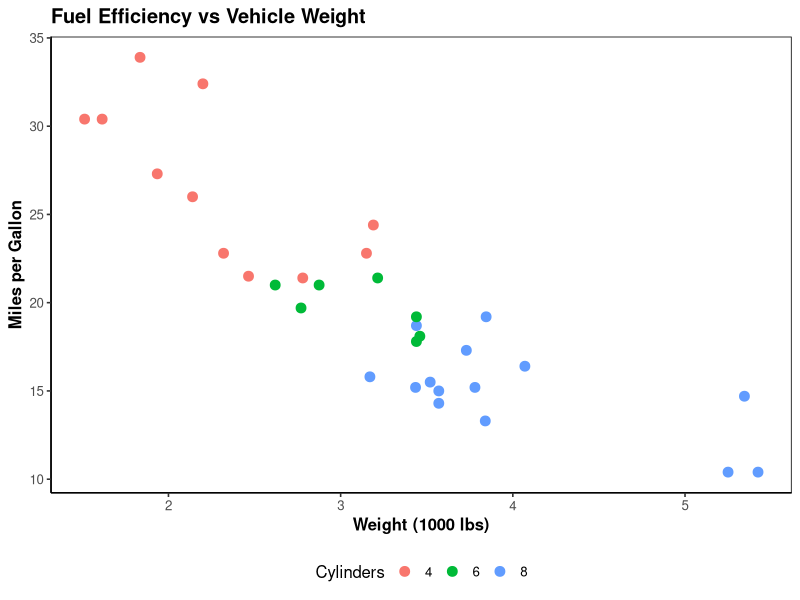
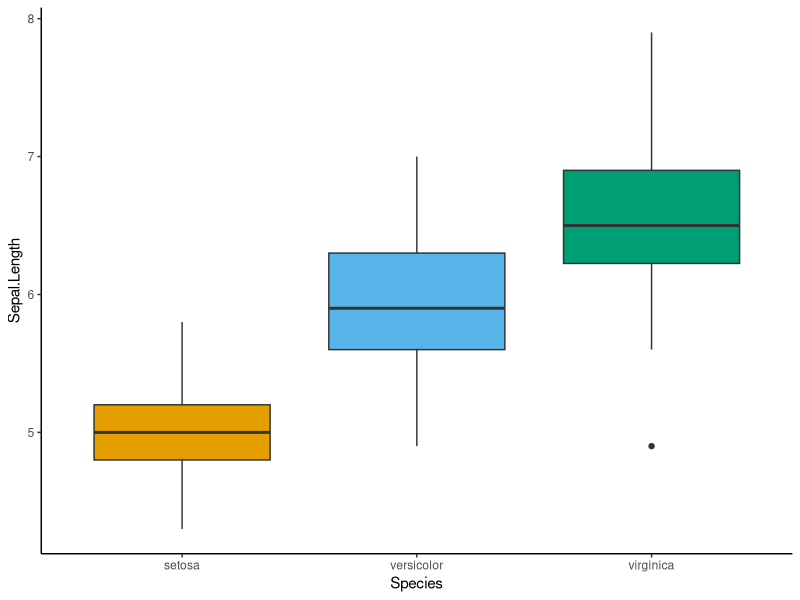
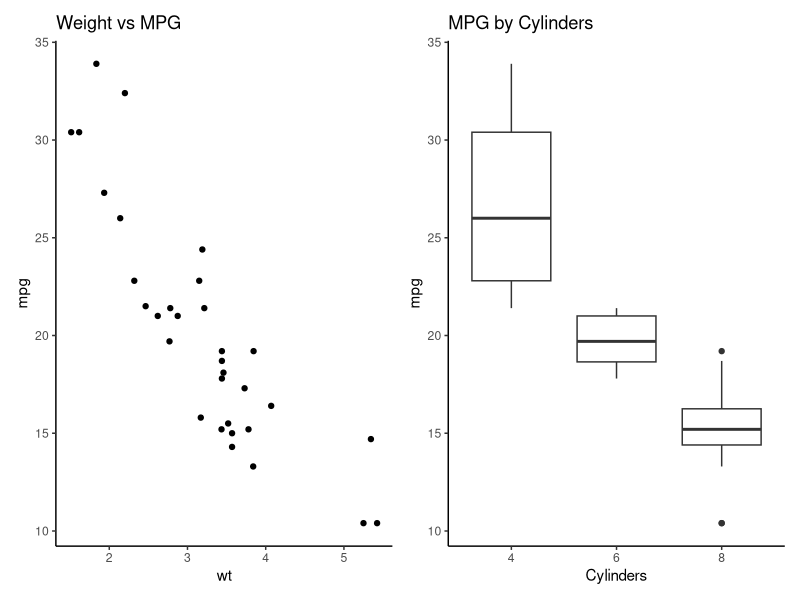
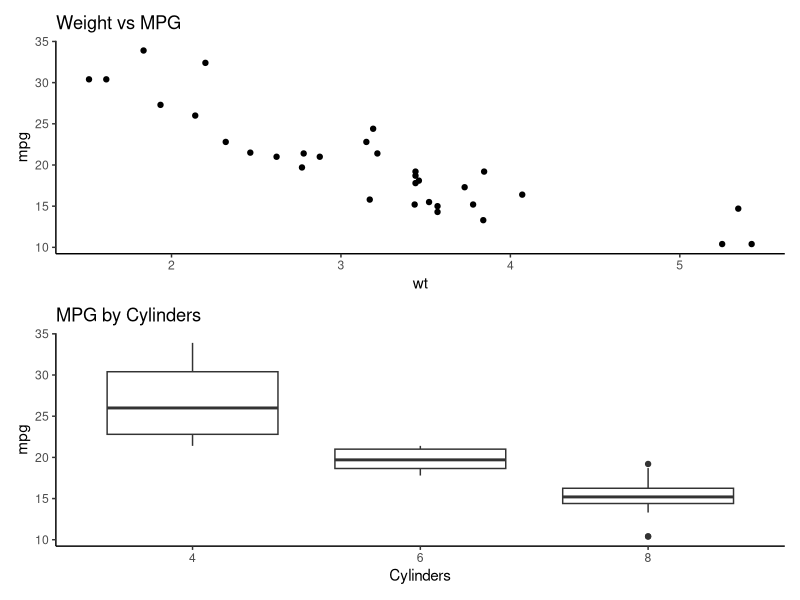
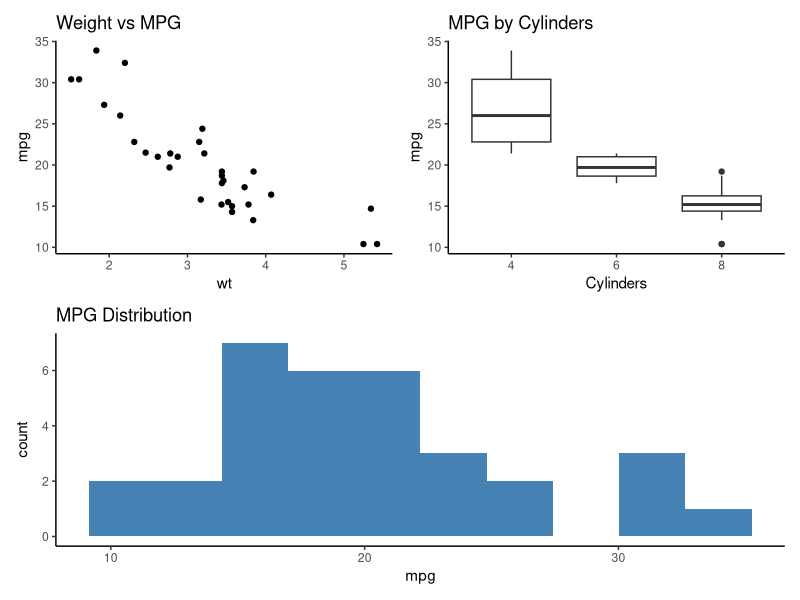
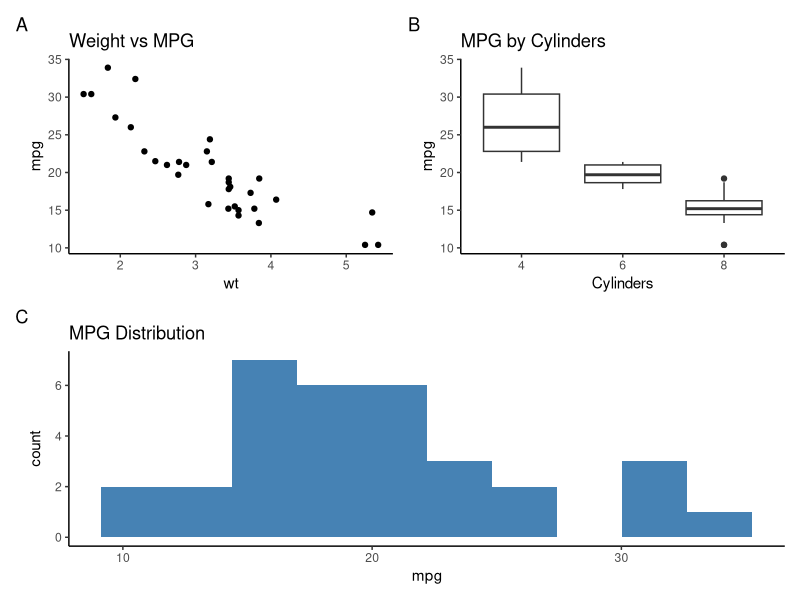
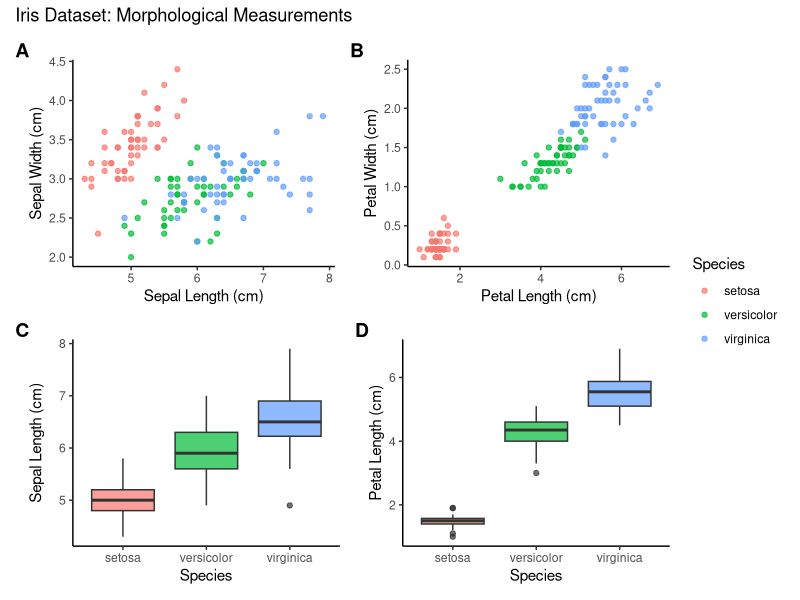
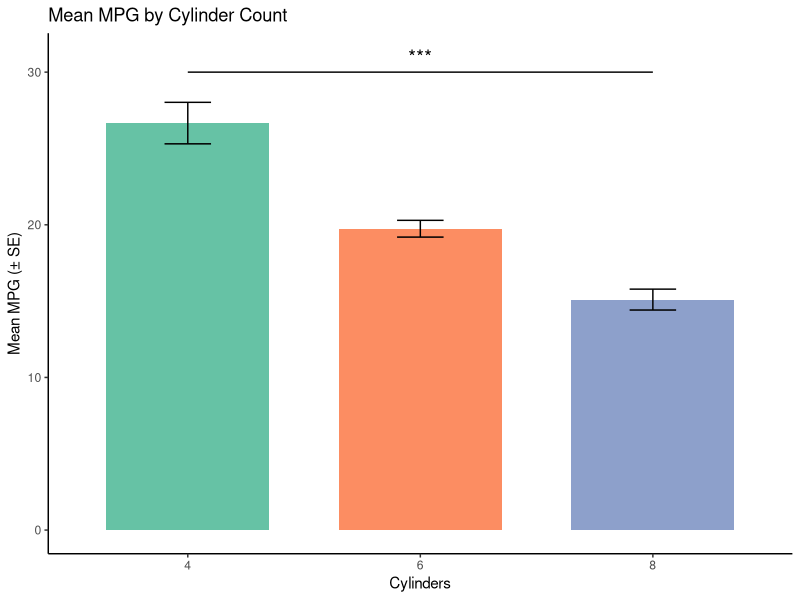

Generate these figures, in order, with R:
## ---- chunk 1
#| label: setup
#| include: false
library(tidyverse)
library(patchwork)
## ---- chunk 2
theme_pub <- function(base_size = 12) {
  theme_classic(base_size = base_size) +
    theme(
      plot.title = element_text(face = "bold", hjust = 0),
      axis.title = element_text(face = "bold"),
      panel.border = element_rect(fill = NA, color = "black"),
      legend.position = "bottom"
    )
}
## ---- chunk 3
ggplot(mtcars, aes(x = wt, y = mpg, color = factor(cyl))) +
  geom_point(size = 3) +
  labs(
    title = "Fuel Efficiency vs Vehicle Weight",
    x = "Weight (1000 lbs)",
    y = "Miles per Gallon",
    color = "Cylinders"
  ) +
  theme_pub()
## ---- chunk 4
okabe_ito <- c("#E69F00", "#56B4E9", "#009E73", "#F0E442",
               "#0072B2", "#D55E00", "#CC79A7", "#999999")

ggplot(iris, aes(x = Species, y = Sepal.Length, fill = Species)) +
  geom_boxplot() +
  scale_fill_manual(values = okabe_ito[1:3]) +
  theme_classic() +
  theme(legend.position = "none")
## ---- chunk 5
p1 <- ggplot(mtcars, aes(wt, mpg)) +
  geom_point() +
  labs(title = "Weight vs MPG") +
  theme_classic()

p2 <- ggplot(mtcars, aes(factor(cyl), mpg)) +
  geom_boxplot() +
  labs(title = "MPG by Cylinders", x = "Cylinders") +
  theme_classic()

p3 <- ggplot(mtcars, aes(mpg)) +
  geom_histogram(bins = 10, fill = "steelblue") +
  labs(title = "MPG Distribution") +
  theme_classic()
## ---- chunk 6
p1 + p2
## ---- chunk 7
p1 / p2
## ---- chunk 8
(p1 + p2) / p3
## ---- chunk 9
(p1 + p2) / p3 +
  plot_annotation(tag_levels = "A")
## ---- chunk 10
#| fig-width: 10
#| fig-height: 8

# Panel A
fig_a <- ggplot(iris, aes(x = Sepal.Length, y = Sepal.Width, color = Species)) +
  geom_point(alpha = 0.7) +
  labs(x = "Sepal Length (cm)", y = "Sepal Width (cm)") +
  theme_classic() +
  theme(legend.position = "none")

# Panel B
fig_b <- ggplot(iris, aes(x = Petal.Length, y = Petal.Width, color = Species)) +
  geom_point(alpha = 0.7) +
  labs(x = "Petal Length (cm)", y = "Petal Width (cm)") +
  theme_classic()

# Panel C
fig_c <- ggplot(iris, aes(x = Species, y = Sepal.Length, fill = Species)) +
  geom_boxplot(alpha = 0.7) +
  labs(y = "Sepal Length (cm)") +
  theme_classic() +
  theme(legend.position = "none")

# Panel D
fig_d <- ggplot(iris, aes(x = Species, y = Petal.Length, fill = Species)) +
  geom_boxplot(alpha = 0.7) +
  labs(y = "Petal Length (cm)") +
  theme_classic() +
  theme(legend.position = "none")

# Combine
(fig_a + fig_b) / (fig_c + fig_d) +
  plot_layout(guides = "collect") +
  plot_annotation(
    title = "Iris Dataset: Morphological Measurements",
    tag_levels = "A"
  ) &
  theme(plot.tag = element_text(face = "bold", size = 14))
## ---- chunk 11
# Summary data
summary_data <- mtcars |>
  group_by(cyl) |>
  summarize(
    mean_mpg = mean(mpg),
    se = sd(mpg) / sqrt(n())
  )

# Bar plot with error bars and significance
ggplot(summary_data, aes(x = factor(cyl), y = mean_mpg, fill = factor(cyl))) +
  geom_col(width = 0.7) +
  geom_errorbar(aes(ymin = mean_mpg - se, ymax = mean_mpg + se), width = 0.2) +
  annotate("segment", x = 1, xend = 3, y = 30, yend = 30) +
  annotate("text", x = 2, y = 31, label = "***", size = 5) +
  scale_fill_brewer(palette = "Set2") +
  labs(
    title = "Mean MPG by Cylinder Count",
    x = "Cylinders",
    y = "Mean MPG (± SE)"
  ) +
  theme_classic() +
  theme(legend.position = "none")
